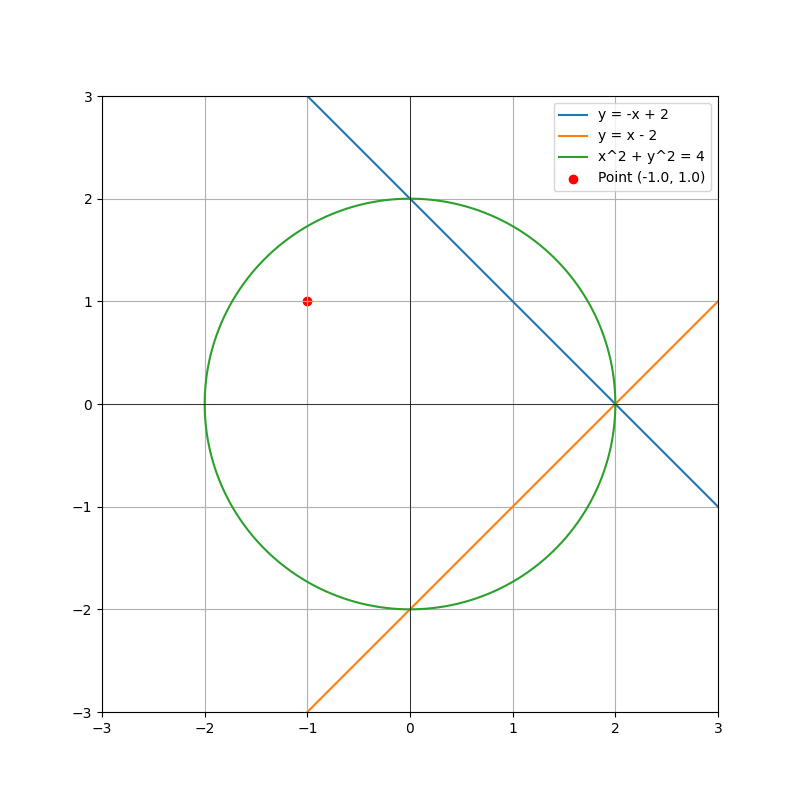

Python code for this plot:
import numpy as np
import matplotlib.pyplot as plt
import sys

# Проверяем, что переданы координаты через аргументы командной строки
if len(sys.argv) != 3:
    print("Использование: python3 graphik.py <x координата> <y координата>")
    sys.exit(1)

# Получаем координаты точки из аргументов командной строки
x_point = float(sys.argv[1])
y_point = float(sys.argv[2])

# Создаем массив значений для x
x = np.linspace(-3, 3, 400)

# Функции y = -x + 2 и y = x - 2
y1 = -x + 2
y2 = x - 2

# Для окружности x^2 + y^2 = 4
theta = np.linspace(0, 2*np.pi, 400)
x_circle = 2 * np.cos(theta)
y_circle = 2 * np.sin(theta)

# Построение графиков
plt.figure(figsize=(8, 8))
plt.plot(x, y1, label="y = -x + 2")
plt.plot(x, y2, label="y = x - 2")
plt.plot(x_circle, y_circle, label="x^2 + y^2 = 4")

# Отображение точки, если она передана
plt.scatter(x_point, y_point, color='red', label=f"Point ({x_point}, {y_point})")

# Настройки графика
plt.xlim(-3, 3)
plt.ylim(-3, 3)
plt.axhline(0, color='black', linewidth=0.5)
plt.axvline(0, color='black', linewidth=0.5)
plt.grid(True)
plt.legend()
plt.gca().set_aspect('equal', adjustable='box')

# Сохраняем график в файл
plt.savefig("graphik.png")

# Завершаем работу matplotlib
plt.close()
